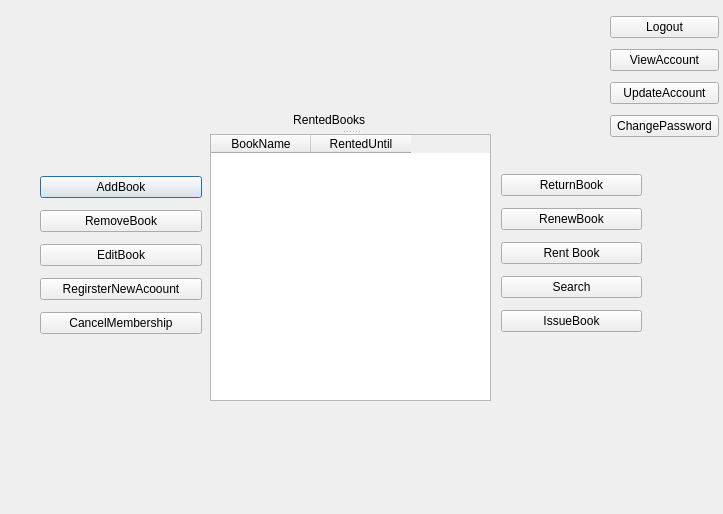
<?xml version="1.0" encoding="UTF-8"?>
<ui version="4.0">
 <class>Window_Librarian</class>
 <widget class="QDialog" name="Window_Librarian">
  <property name="geometry">
   <rect>
    <x>0</x>
    <y>0</y>
    <width>723</width>
    <height>514</height>
   </rect>
  </property>
  <property name="windowTitle">
   <string>Dialog</string>
  </property>
  <widget class="QSplitter" name="splitter">
   <property name="geometry">
    <rect>
     <x>210</x>
     <y>110</y>
     <width>281</width>
     <height>291</height>
    </rect>
   </property>
   <property name="orientation">
    <enum>Qt::Vertical</enum>
   </property>
   <widget class="QLabel" name="label_RentedBooks">
    <property name="text">
     <string>                         RentedBooks</string>
    </property>
   </widget>
   <widget class="QTableWidget" name="tableWidget_RentedBooks">
    <column>
     <property name="text">
      <string>BookName</string>
     </property>
    </column>
    <column>
     <property name="text">
      <string>RentedUntil</string>
     </property>
    </column>
   </widget>
  </widget>
  <widget class="QWidget" name="layoutWidget">
   <property name="geometry">
    <rect>
     <x>40</x>
     <y>170</y>
     <width>162</width>
     <height>170</height>
    </rect>
   </property>
   <layout class="QVBoxLayout" name="verticalLayout_3">
    <item>
     <widget class="QPushButton" name="pushButton_AddBook">
      <property name="text">
       <string>AddBook</string>
      </property>
     </widget>
    </item>
    <item>
     <widget class="QPushButton" name="pushButton_RemoveBook">
      <property name="text">
       <string>RemoveBook</string>
      </property>
     </widget>
    </item>
    <item>
     <widget class="QPushButton" name="pushButton_EditBook">
      <property name="text">
       <string>EditBook</string>
      </property>
     </widget>
    </item>
    <item>
     <widget class="QPushButton" name="pushButton_RegisterNewAccount">
      <property name="text">
       <string>RegirsterNewAcoount</string>
      </property>
     </widget>
    </item>
    <item>
     <widget class="QPushButton" name="pushButton_CancelMembership">
      <property name="text">
       <string>CancelMembership</string>
      </property>
     </widget>
    </item>
   </layout>
  </widget>
  <widget class="QWidget" name="layoutWidget">
   <property name="geometry">
    <rect>
     <x>501</x>
     <y>168</y>
     <width>141</width>
     <height>170</height>
    </rect>
   </property>
   <layout class="QVBoxLayout" name="verticalLayout_2">
    <item>
     <widget class="QPushButton" name="pushButton_ReturnBook">
      <property name="text">
       <string>ReturnBook</string>
      </property>
     </widget>
    </item>
    <item>
     <widget class="QPushButton" name="pushButton_RenewBook">
      <property name="text">
       <string>RenewBook</string>
      </property>
     </widget>
    </item>
    <item>
     <widget class="QPushButton" name="pushButton_ReserveBook">
      <property name="text">
       <string>Rent Book</string>
      </property>
     </widget>
    </item>
    <item>
     <widget class="QPushButton" name="pushButton_Search">
      <property name="text">
       <string>Search</string>
      </property>
     </widget>
    </item>
    <item>
     <widget class="QPushButton" name="pushButton_IssueBook">
      <property name="text">
       <string>IssueBook</string>
      </property>
     </widget>
    </item>
   </layout>
  </widget>
  <widget class="QWidget" name="">
   <property name="geometry">
    <rect>
     <x>610</x>
     <y>11</y>
     <width>109</width>
     <height>135</height>
    </rect>
   </property>
   <layout class="QVBoxLayout" name="verticalLayout">
    <item>
     <widget class="QPushButton" name="pushButton_Logout">
      <property name="text">
       <string>Logout</string>
      </property>
     </widget>
    </item>
    <item>
     <widget class="QPushButton" name="pushButton_ViewAccount">
      <property name="text">
       <string>ViewAccount</string>
      </property>
     </widget>
    </item>
    <item>
     <widget class="QPushButton" name="pushButton_UpdateAccount">
      <property name="text">
       <string>UpdateAccount</string>
      </property>
     </widget>
    </item>
    <item>
     <widget class="QPushButton" name="pushButton_ChangePassword">
      <property name="text">
       <string>ChangePassword</string>
      </property>
     </widget>
    </item>
   </layout>
  </widget>
 </widget>
 <resources/>
 <connections/>
</ui>
